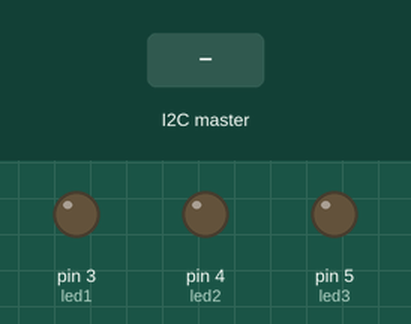
This sketch was run on a simulated Arduino Uno, built with avr-gcc and run on an emulated ATmega328P. Parts: output pins drawn as LEDs (lit = HIGH). Inputs (shaded band) come from the test bench.

Above: at 1.2 s.
1.3 s: the I2C master sends the byte 2
At 1.7 s:
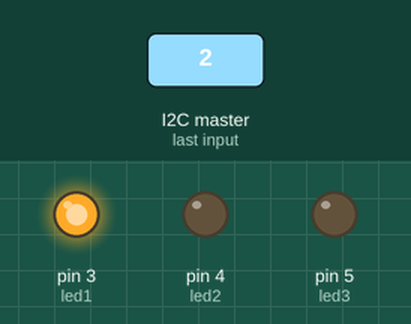
At 3.2 s:
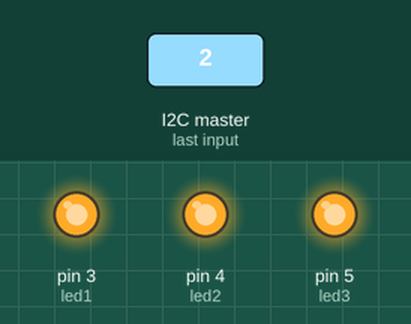
3.8 s: the I2C master sends the byte 1
At 4.7 s:
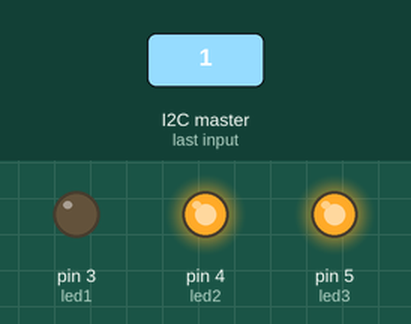
Timing chart, 0 to 6.8 s (numbered marks = the images above; inputs shaded):
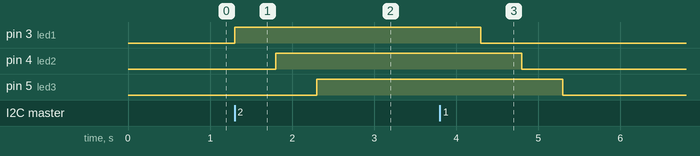

The sketch:

sub-node-led.ino
```cpp
 #include <Wire.h>

//pins der verschiedenen led panele, sind in 3 aufgeteilt weil der strom von allen 3 in einem relais dieses durchscmoren liesse
int led1 = 3;
int led2 = 4;
int led3 = 5;

int ledAddr = 0;
int ledState;

void setup() {
  pinMode (led1, OUTPUT);
  pinMode (led2, OUTPUT);
  pinMode (led3, OUTPUT);
  Wire.begin(ledAddr);
  Wire.onReceive(receiveEvent);
}

void receiveEvent(int bytes) {
  ledState = Wire.read();
}

void loop() {
  if (ledState == 1) {
    digitalWrite(led1, LOW);
    delay(500);
    digitalWrite(led2, LOW);
    delay(500);
    digitalWrite(led3, LOW);
  }
  if (ledState == 2) {
    digitalWrite(led1, HIGH);
    delay(500);
    digitalWrite(led2, HIGH);
    delay(500);
    digitalWrite(led3, HIGH);
  }
}
```

Measured:
- after the input at 1.3 s, pin 3 (led1): LOW → HIGH at once; pin 4 (led2): LOW → HIGH after 0.50 s; pin 5 (led3): LOW → HIGH after 1.0 s
- after the input at 3.8 s, pin 3 (led1): HIGH → LOW after 0.50 s; pin 4 (led2): HIGH → LOW after 1.0 s; pin 5 (led3): HIGH → LOW after 1.5 s
